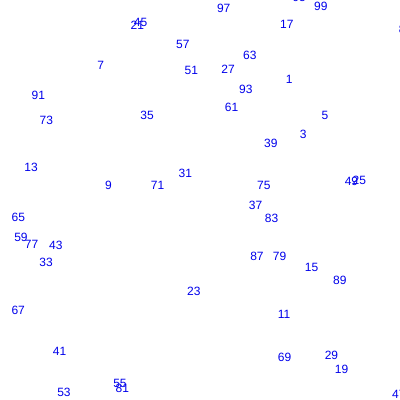
Frame 1 (no input)
Frame 60 (no input): identical to frame 1, image omitted
Frame 120 (the mouse pressed at the canvas centre since frame 60): identical to frame 1, image omitted

The p5.js sketch that drew this single still picture (run headless with seeded random() and noise() and a simulated clock; from frame 60 on, the mouse is pressed at the canvas centre):

// p5.js sketch
// ── sketch.js
function setup() {
  createCanvas(400, 400);
  let i = 0;
  fill(0, 0, 235);
  while (i < 101) {
    if (i % 2 == 1) {
      text(i, random(0, width), random(0, height));
    }
    i++;
  }
}

function draw() {}
